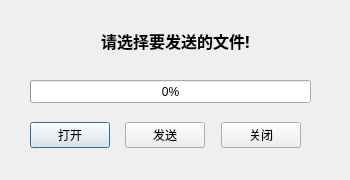
<?xml version="1.0" encoding="UTF-8"?>
<ui version="4.0">
 <class>TcpServer</class>
 <widget class="QDialog" name="TcpServer">
  <property name="geometry">
   <rect>
    <x>0</x>
    <y>0</y>
    <width>350</width>
    <height>180</height>
   </rect>
  </property>
  <property name="windowTitle">
   <string>发送端</string>
  </property>
  <widget class="QLabel" name="serverStatusLabel">
   <property name="geometry">
    <rect>
     <x>0</x>
     <y>10</y>
     <width>351</width>
     <height>61</height>
    </rect>
   </property>
   <property name="font">
    <font>
     <family>Adobe Arabic</family>
     <pointsize>12</pointsize>
     <weight>75</weight>
     <bold>true</bold>
    </font>
   </property>
   <property name="text">
    <string>请选择要发送的文件!</string>
   </property>
   <property name="alignment">
    <set>Qt::AlignCenter</set>
   </property>
  </widget>
  <widget class="QProgressBar" name="progressBar">
   <property name="geometry">
    <rect>
     <x>30</x>
     <y>80</y>
     <width>281</width>
     <height>23</height>
    </rect>
   </property>
   <property name="value">
    <number>0</number>
   </property>
  </widget>
  <widget class="QWidget" name="horizontalLayoutWidget">
   <property name="geometry">
    <rect>
     <x>30</x>
     <y>120</y>
     <width>271</width>
     <height>31</height>
    </rect>
   </property>
   <layout class="QHBoxLayout" name="horizontalLayout">
    <item>
     <widget class="QPushButton" name="serverOpenBtn">
      <property name="text">
       <string>打开</string>
      </property>
     </widget>
    </item>
    <item>
     <spacer name="horizontalSpacer">
      <property name="orientation">
       <enum>Qt::Horizontal</enum>
      </property>
      <property name="sizeHint" stdset="0">
       <size>
        <width>40</width>
        <height>20</height>
       </size>
      </property>
     </spacer>
    </item>
    <item>
     <widget class="QPushButton" name="serverSendBtn">
      <property name="text">
       <string>发送</string>
      </property>
     </widget>
    </item>
    <item>
     <spacer name="horizontalSpacer_2">
      <property name="orientation">
       <enum>Qt::Horizontal</enum>
      </property>
      <property name="sizeHint" stdset="0">
       <size>
        <width>40</width>
        <height>20</height>
       </size>
      </property>
     </spacer>
    </item>
    <item>
     <widget class="QPushButton" name="serverCloseBtn">
      <property name="text">
       <string>关闭</string>
      </property>
     </widget>
    </item>
   </layout>
  </widget>
 </widget>
 <resources/>
 <connections/>
</ui>
